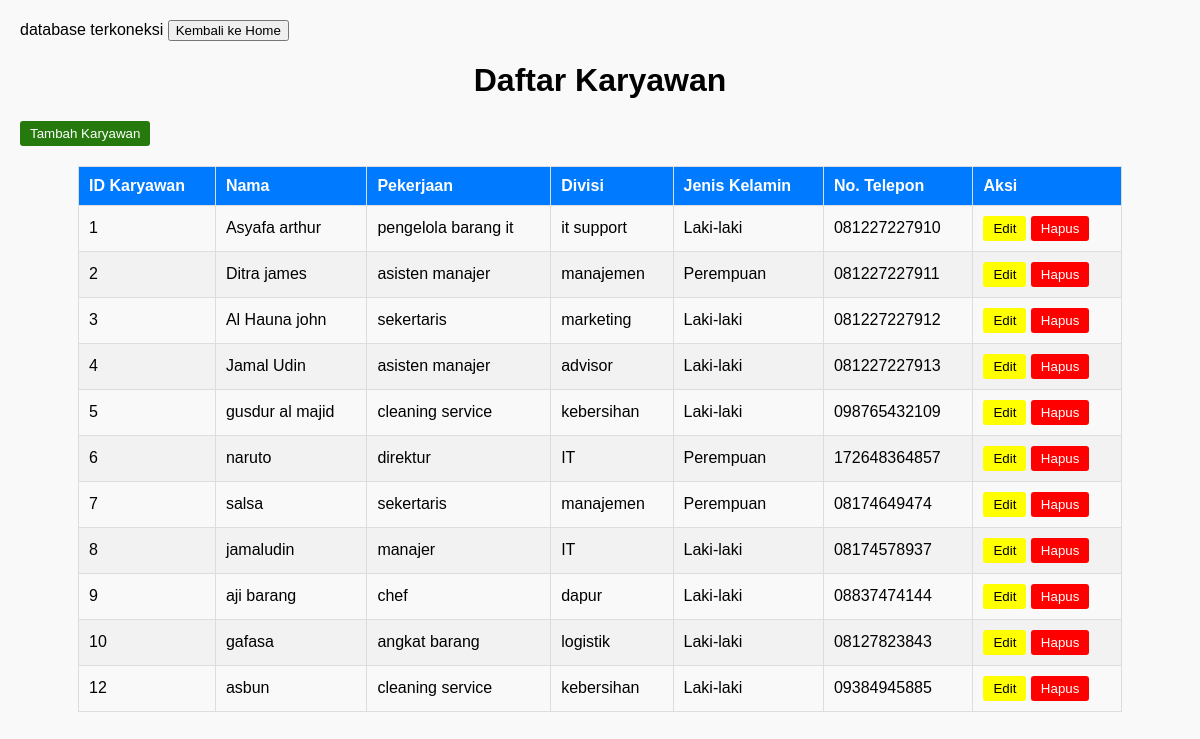
/list_karyawan.php (signed in), run on the app's committed database.
### tables this page shows
CREATE TABLE `karyawan` (
  `id_karyawan` int(11) NOT NULL,
  `nama` varchar(255) NOT NULL,
  `pekerjaan` varchar(100) NOT NULL,
  `divisi` varchar(50) NOT NULL,
  `jenis_kelamin` enum('L','P') NOT NULL,
  `no_telp` varchar(15) NOT NULL
);

### list_karyawan.php (the view, shortened to what this page needs)
<?php
include 'config.php';
$sql = "SELECT * FROM karyawan";
$result = $conn->query($sql);
?>
<!DOCTYPE html>
<html lang="en">
<head>
    <button onclick="location.href='index.php'" class="home-button">Kembali ke Home</button>
    <link rel="stylesheet" href="css/list_karyawan.css">
</head>
<body>
    <h1>Daftar Karyawan</h1>
    <table>
        <thead>
            <tr>
                <th>ID Karyawan</th>
                <th>Nama</th>
                <th>Pekerjaan</th>
                <th>Divisi</th>
                <th>Jenis Kelamin</th>
                <th>No. Telepon</th>
                <th>Aksi</th>
            </tr>
        </thead>
        <tbody>
            <button class='btn-tambah' onclick="location.href='tambah_karyawan.php'">Tambah Karyawan</button>
            <?php
            if ($result->num_rows > 0) {
                while ($row = $result->fetch_assoc()) {
                    echo "<tr>";
                    echo "<td>" . $row['id_karyawan'] . "</td>";
                    echo "<td>" . $row['nama'] . "</td>";
                    echo "<td>" . $row['pekerjaan'] . "</td>";
                    echo "<td>" . $row['divisi'] . "</td>";
                    echo "<td>" . ($row['jenis_kelamin'] === 'L' ? 'Laki-laki' : 'Perempuan') . "</td>";
                    echo "<td>" . $row['no_telp'] . "</td>";
                    echo "<td>";
                        echo "
                            <div class='action-buttons'>
                                <button class='btn-edit' onclick=\"location.href='edit_karyawan.php?id=" . $row['id_karyawan'] . "'\">Edit</button>
                                <button class='btn-hapus' onclick=\"if(confirm('Yakin ingin menghapus data ini?')) location.href='hapus_karyawan.php?id=" . $row['id_karyawan'] . "'\">Hapus</button>
                            </div>
                        ";
                    echo "</td>";
                    echo "</tr>";
                }
            } else {
                echo "<tr><td colspan='6'>Tidak ada data karyawan</td></tr>";
            }
            ?>
        </tbody>
    </table>
</body>
</html>

### css/list_karyawan.css (style rules this page uses)
body { font-family: Arial, sans-serif; margin: 20px; background-color: #f9f9f9; }
h1 { text-align: center; }
table { width: 90%; margin: 20px auto; border-collapse: collapse; border: 1px solid #ddd; }
th, td { padding: 10px; text-align: left; border: 1px solid #ddd; }
th { background-color: #007bff; color: white; }
tr:nth-child(even) { background-color: #f2f2f2; }
.btn-edit { background-color: yellow; color: black; border: none; padding: 5px 10px; border-radius: 3px; cursor: pointer; }
.btn-hapus { background-color: red; color: white; border: none; padding: 5px 10px; border-radius: 3px; cursor: pointer; }
.btn-tambah { background-color: rgb(38, 122, 13); color: white; border: none; padding: 5px 10px; border-radius: 3px; cursor: pointer; }

### data on the page
karyawan: id_karyawan "1", nama "Asyafa arthur", pekerjaan "pengelola barang it", divisi "it support", jenis_kelamin "Laki-laki", no_telp "081227227910"
karyawan: id_karyawan "2", nama "Ditra james", pekerjaan "asisten manajer", divisi "manajemen", jenis_kelamin "Perempuan", no_telp "081227227911"
karyawan: id_karyawan "3", nama "Al Hauna john", pekerjaan "sekertaris", divisi "marketing", jenis_kelamin "Laki-laki", no_telp "081227227912"
karyawan: id_karyawan "4", nama "Jamal Udin", pekerjaan "asisten manajer", divisi "advisor", jenis_kelamin "Laki-laki", no_telp "081227227913"
karyawan: id_karyawan "5", nama "gusdur al majid", pekerjaan "cleaning service", divisi "kebersihan", jenis_kelamin "Laki-laki", no_telp "098765432109"
karyawan: id_karyawan "6", nama "naruto", pekerjaan "direktur", divisi "IT", jenis_kelamin "Perempuan", no_telp "172648364857"
karyawan: id_karyawan "7", nama "salsa", pekerjaan "sekertaris", divisi "manajemen", jenis_kelamin "Perempuan", no_telp "08174649474"
karyawan: id_karyawan "8", nama "jamaludin", pekerjaan "manajer", divisi "IT", jenis_kelamin "Laki-laki", no_telp "08174578937"
karyawan: id_karyawan "9", nama "aji barang", pekerjaan "chef", divisi "dapur", jenis_kelamin "Laki-laki", no_telp "08837474144"
karyawan: id_karyawan "10", nama "gafasa", pekerjaan "angkat barang", divisi "logistik", jenis_kelamin "Laki-laki", no_telp "08127823843"
karyawan: id_karyawan "12", nama "asbun", pekerjaan "cleaning service", divisi "kebersihan", jenis_kelamin "Laki-laki", no_telp "09384945885"
